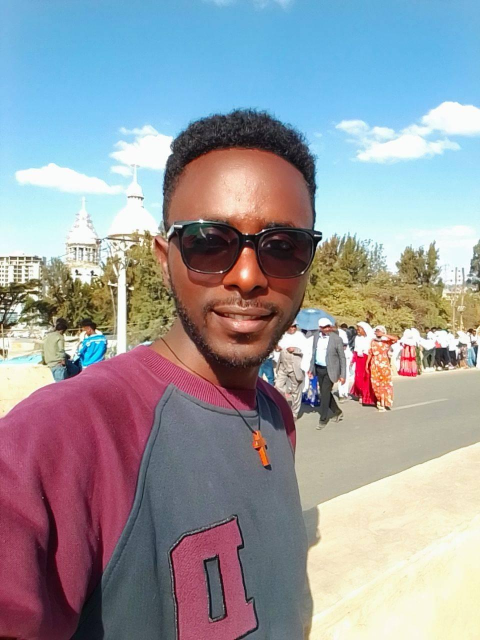
#> input picture face_detection_project/g.jpg, 960 x 1280 px (shown at 1/2 size); its folder holds only this picture in this run
$ python detect_all_images.py
#> lines starting #> are read from the running program, lines starting #| are printed output that depends on the picture
import cv2
import glob
import os

# Define the folder containing the images and the Haar Cascade file
folder_path = "C:\\Users\\ggashaw\\Desktop\\python-a-z-15-projects\\face_detection_project"
os.chdir(folder_path)  # Change the current working directory to the folder_path
cascade_path = os.path.join(folder_path, "haarcascade_frontalface_default.xml")
detect = cv2.CascadeClassifier(cascade_path)


# Find all .jpg images in the folder
all_images = glob.glob("*.jpg")
for image in all_images:
    img = cv2.imread(image)
#> img is the input picture: shape (1280, 960, 3); mean B, G, R 159.6, 153.8, 152.4
    gray_image  = cv2.cvtColor(img,cv2.COLOR_BGR2GRAY)
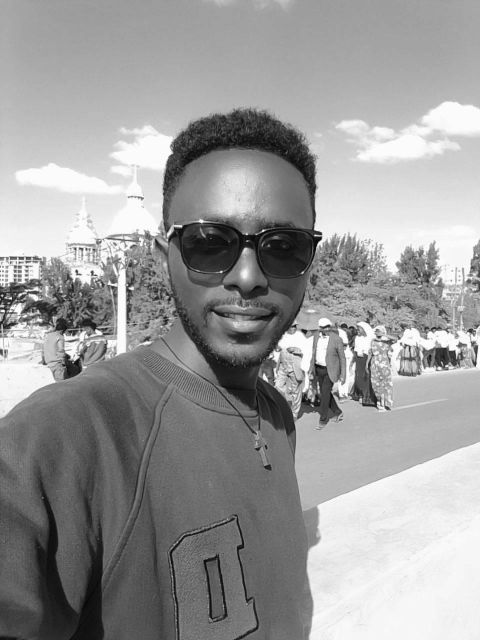
#> gray_image: shape (1280, 960) (shown at 1/2 size); min 1, max 255, mean 154.1
    faces = detect.detectMultiScale(gray_image,1.1,5)
#> faces = [[289, 345, 407, 407]]

    for (x,y,w,h) in faces:
        final_img = cv2.rectangle(img,(x,y),(x+y,y+h),(0,255,0),2)
#> this loop made 1 pass
    cv2.imshow("Face Detection",final_img)
    cv2.waitKey(2000)
    cv2.destroyAllWindows()

$ run again, on face_detection_project/ggg.jpg
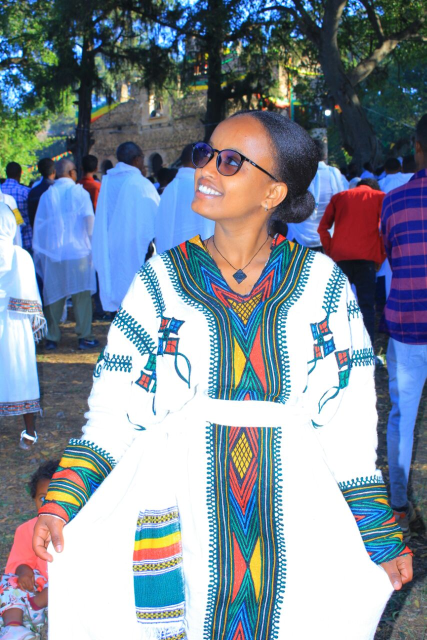
#> input picture face_detection_project/ggg.jpg, 853 x 1280 px (shown at 1/2 size)
#> img is the input picture: shape (1280, 853, 3); mean B, G, R 155.2, 142.5, 130.9
#> `gray_image  = cv2.cvtColor(img,cv2.COLOR_BGR2GRAY)`:
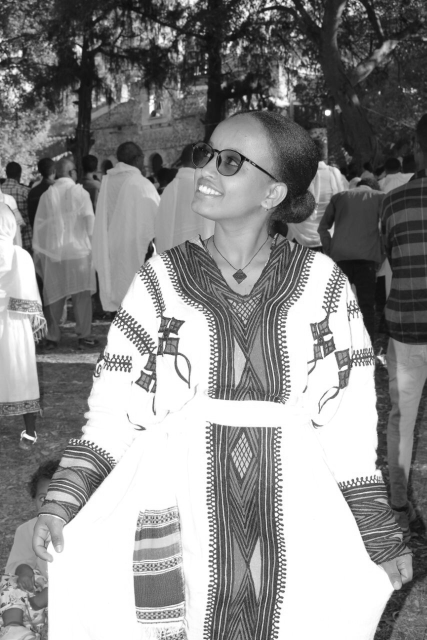
#> gray_image: shape (1280, 853) (shown at 1/2 size); min 7, max 255, mean 140.5
#> faces = [[354, 158, 74, 74], [380, 246, 243, 243]]
#> the loop `for (x,y,w,h) in faces:` made 2 passes
#> pass 2, `final_img = cv2.rectangle(img,(x,y),(x+y,y+h),(0,255,0),2)`:
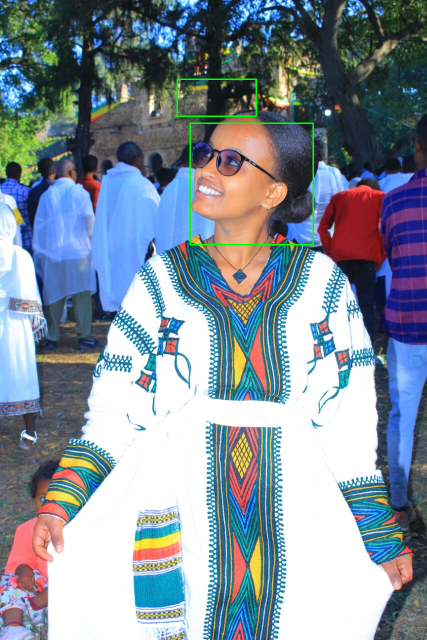
#> final_img: shape (1280, 853, 3) (shown at 1/2 size); mean B, G, R 154.8, 143.1, 130.5

$ run again, on face_detection_project/gggg.jpg
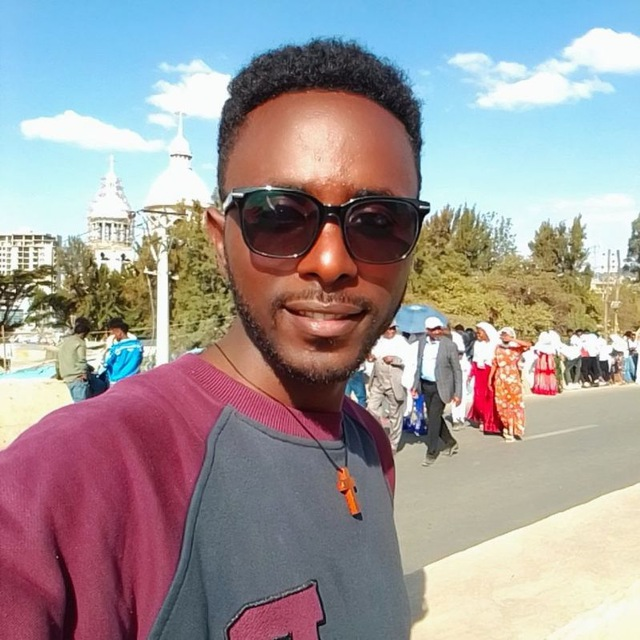
#> input picture face_detection_project/gggg.jpg, 640 x 640 px
#> img is the input picture: shape (640, 640, 3); mean B, G, R 152.3, 152.2, 159.9
#> `gray_image  = cv2.cvtColor(img,cv2.COLOR_BGR2GRAY)`:
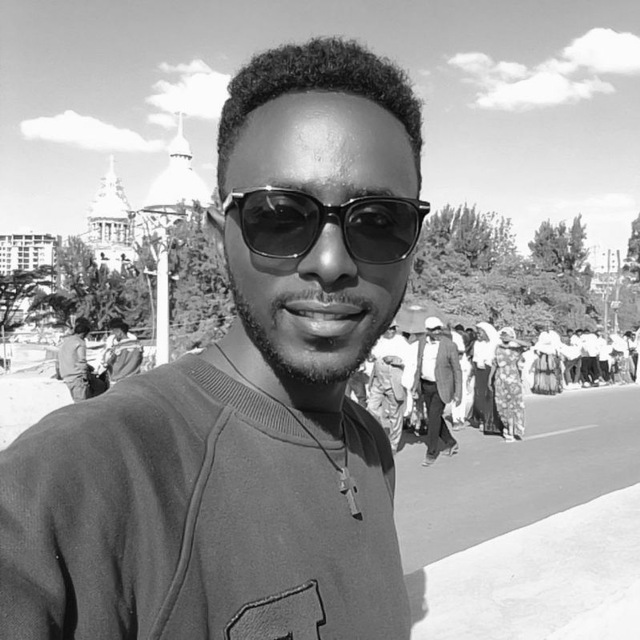
#> gray_image: shape (640, 640); min 0, max 255, mean 154.5
#> faces = [[189, 114, 281, 281]]
#> the loop `for (x,y,w,h) in faces:` made 1 pass
